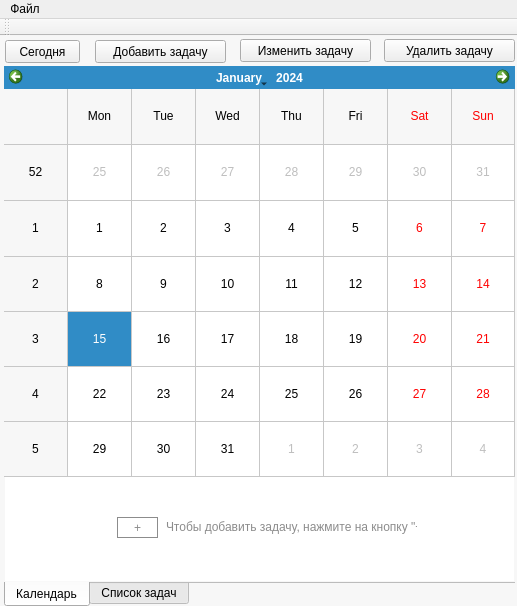
<?xml version="1.0" encoding="UTF-8"?>
<ui version="4.0">
 <class>MainWindow</class>
 <widget class="QMainWindow" name="MainWindow">
  <property name="geometry">
   <rect>
    <x>0</x>
    <y>0</y>
    <width>517</width>
    <height>606</height>
   </rect>
  </property>
  <property name="windowTitle">
   <string>MainWindow</string>
  </property>
  <property name="styleSheet">
   <string notr="true">QMainWindow{
background-color: rgb(247, 247, 247);
}</string>
  </property>
  <widget class="QWidget" name="centralWidget">
   <widget class="QPushButton" name="pushButtonToday">
    <property name="geometry">
     <rect>
      <x>5</x>
      <y>4</y>
      <width>75</width>
      <height>23</height>
     </rect>
    </property>
    <property name="text">
     <string>Сегодня</string>
    </property>
   </widget>
   <widget class="QPushButton" name="pushButtonAddTask_Main">
    <property name="geometry">
     <rect>
      <x>95</x>
      <y>4</y>
      <width>131</width>
      <height>23</height>
     </rect>
    </property>
    <property name="text">
     <string>Добавить задачу</string>
    </property>
   </widget>
   <widget class="QTabWidget" name="tabWidgetMain">
    <property name="geometry">
     <rect>
      <x>4</x>
      <y>30</y>
      <width>511</width>
      <height>541</height>
     </rect>
    </property>
    <property name="tabPosition">
     <enum>QTabWidget::South</enum>
    </property>
    <property name="tabShape">
     <enum>QTabWidget::Rounded</enum>
    </property>
    <property name="currentIndex">
     <number>0</number>
    </property>
    <property name="usesScrollButtons">
     <bool>false</bool>
    </property>
    <property name="documentMode">
     <bool>true</bool>
    </property>
    <property name="tabsClosable">
     <bool>false</bool>
    </property>
    <property name="movable">
     <bool>true</bool>
    </property>
    <property name="tabBarAutoHide">
     <bool>false</bool>
    </property>
    <widget class="QWidget" name="tabCalendar">
     <attribute name="title">
      <string>Календарь</string>
     </attribute>
     <widget class="QCalendarWidget" name="calendarWidget">
      <property name="geometry">
       <rect>
        <x>0</x>
        <y>0</y>
        <width>511</width>
        <height>411</height>
       </rect>
      </property>
      <property name="styleSheet">
       <string notr="true"/>
      </property>
      <property name="gridVisible">
       <bool>true</bool>
      </property>
      <property name="selectionMode">
       <enum>QCalendarWidget::SingleSelection</enum>
      </property>
      <property name="horizontalHeaderFormat">
       <enum>QCalendarWidget::ShortDayNames</enum>
      </property>
      <property name="verticalHeaderFormat">
       <enum>QCalendarWidget::ISOWeekNumbers</enum>
      </property>
      <property name="navigationBarVisible">
       <bool>true</bool>
      </property>
      <property name="dateEditEnabled">
       <bool>true</bool>
      </property>
     </widget>
     <widget class="QPushButton" name="pushButtonAddTask_OnWidget">
      <property name="geometry">
       <rect>
        <x>113</x>
        <y>451</y>
        <width>41</width>
        <height>21</height>
       </rect>
      </property>
      <property name="styleSheet">
       <string notr="true">QPushButton{
border:1px solid;
border-color: rgb(140, 140, 140);
color: rgb(140, 140, 140);
}</string>
      </property>
      <property name="text">
       <string>+</string>
      </property>
      <property name="autoDefault">
       <bool>false</bool>
      </property>
      <property name="default">
       <bool>false</bool>
      </property>
      <property name="flat">
       <bool>false</bool>
      </property>
     </widget>
     <widget class="QListWidget" name="listWidgetTasksForDay">
      <property name="geometry">
       <rect>
        <x>1</x>
        <y>411</y>
        <width>509</width>
        <height>111</height>
       </rect>
      </property>
      <property name="frameShape">
       <enum>QFrame::NoFrame</enum>
      </property>
      <property name="frameShadow">
       <enum>QFrame::Sunken</enum>
      </property>
     </widget>
     <widget class="QLabel" name="labelAdd_OnCalendar">
      <property name="geometry">
       <rect>
        <x>162</x>
        <y>445</y>
        <width>251</width>
        <height>31</height>
       </rect>
      </property>
      <property name="styleSheet">
       <string notr="true">QLabel{
color: rgb(140, 140, 140);
}</string>
      </property>
      <property name="text">
       <string>Чтобы добавить задачу, нажмите на кнопку &quot;+&quot;</string>
      </property>
     </widget>
     <zorder>listWidgetTasksForDay</zorder>
     <zorder>calendarWidget</zorder>
     <zorder>pushButtonAddTask_OnWidget</zorder>
     <zorder>labelAdd_OnCalendar</zorder>
    </widget>
    <widget class="QWidget" name="tabTaskList">
     <attribute name="title">
      <string>Список задач</string>
     </attribute>
     <widget class="QTableWidget" name="tableWidgetMainTable">
      <property name="geometry">
       <rect>
        <x>0</x>
        <y>0</y>
        <width>511</width>
        <height>521</height>
       </rect>
      </property>
      <property name="frameShadow">
       <enum>QFrame::Sunken</enum>
      </property>
      <property name="sizeAdjustPolicy">
       <enum>QAbstractScrollArea::AdjustToContents</enum>
      </property>
      <property name="showGrid">
       <bool>true</bool>
      </property>
      <property name="gridStyle">
       <enum>Qt::SolidLine</enum>
      </property>
      <property name="sortingEnabled">
       <bool>true</bool>
      </property>
      <property name="wordWrap">
       <bool>true</bool>
      </property>
      <property name="cornerButtonEnabled">
       <bool>true</bool>
      </property>
      <property name="rowCount">
       <number>0</number>
      </property>
      <property name="columnCount">
       <number>6</number>
      </property>
      <attribute name="horizontalHeaderDefaultSectionSize">
       <number>150</number>
      </attribute>
      <column/>
      <column/>
      <column/>
      <column/>
      <column/>
      <column/>
     </widget>
     <widget class="QPushButton" name="pushButtonAddTask_OnTable">
      <property name="geometry">
       <rect>
        <x>106</x>
        <y>232</y>
        <width>41</width>
        <height>21</height>
       </rect>
      </property>
      <property name="styleSheet">
       <string notr="true">QPushButton{
border:1px solid;
border-color: rgb(140, 140, 140);
color: rgb(140, 140, 140);
}</string>
      </property>
      <property name="text">
       <string>+</string>
      </property>
      <property name="autoDefault">
       <bool>false</bool>
      </property>
      <property name="default">
       <bool>false</bool>
      </property>
      <property name="flat">
       <bool>false</bool>
      </property>
     </widget>
     <widget class="QLabel" name="labelAdd_OnTable">
      <property name="geometry">
       <rect>
        <x>155</x>
        <y>226</y>
        <width>241</width>
        <height>31</height>
       </rect>
      </property>
      <property name="styleSheet">
       <string notr="true">QLabel{
color: rgb(140, 140, 140);
}</string>
      </property>
      <property name="text">
       <string>В данный момент нет задач. Чтобы добавить
задачу, нажмите на кнопку &quot;+&quot;</string>
      </property>
     </widget>
    </widget>
   </widget>
   <widget class="QPushButton" name="pushButtonCustomTask">
    <property name="geometry">
     <rect>
      <x>240</x>
      <y>3</y>
      <width>131</width>
      <height>23</height>
     </rect>
    </property>
    <property name="text">
     <string>Изменить задачу</string>
    </property>
   </widget>
   <widget class="QPushButton" name="pushButtonDeleteTask">
    <property name="geometry">
     <rect>
      <x>384</x>
      <y>3</y>
      <width>131</width>
      <height>23</height>
     </rect>
    </property>
    <property name="text">
     <string>Удалить задачу</string>
    </property>
   </widget>
  </widget>
  <widget class="QMenuBar" name="menuBar">
   <property name="geometry">
    <rect>
     <x>0</x>
     <y>0</y>
     <width>517</width>
     <height>21</height>
    </rect>
   </property>
   <widget class="QMenu" name="menu">
    <property name="title">
     <string>Файл</string>
    </property>
    <addaction name="actionOpen"/>
    <addaction name="separator"/>
    <addaction name="actionSave"/>
    <addaction name="actionSaveAs"/>
   </widget>
   <addaction name="menu"/>
  </widget>
  <widget class="QToolBar" name="mainToolBar">
   <attribute name="toolBarArea">
    <enum>TopToolBarArea</enum>
   </attribute>
   <attribute name="toolBarBreak">
    <bool>false</bool>
   </attribute>
  </widget>
  <action name="actionOpen">
   <property name="checkable">
    <bool>false</bool>
   </property>
   <property name="text">
    <string>Открыть...</string>
   </property>
   <property name="shortcut">
    <string>Ctrl+O</string>
   </property>
  </action>
  <action name="actionSave">
   <property name="text">
    <string>Сохранить</string>
   </property>
   <property name="shortcut">
    <string>Ctrl+S</string>
   </property>
  </action>
  <action name="actionSaveAs">
   <property name="text">
    <string>Сохранить как...</string>
   </property>
  </action>
 </widget>
 <layoutdefault spacing="6" margin="11"/>
 <resources/>
 <connections/>
</ui>
